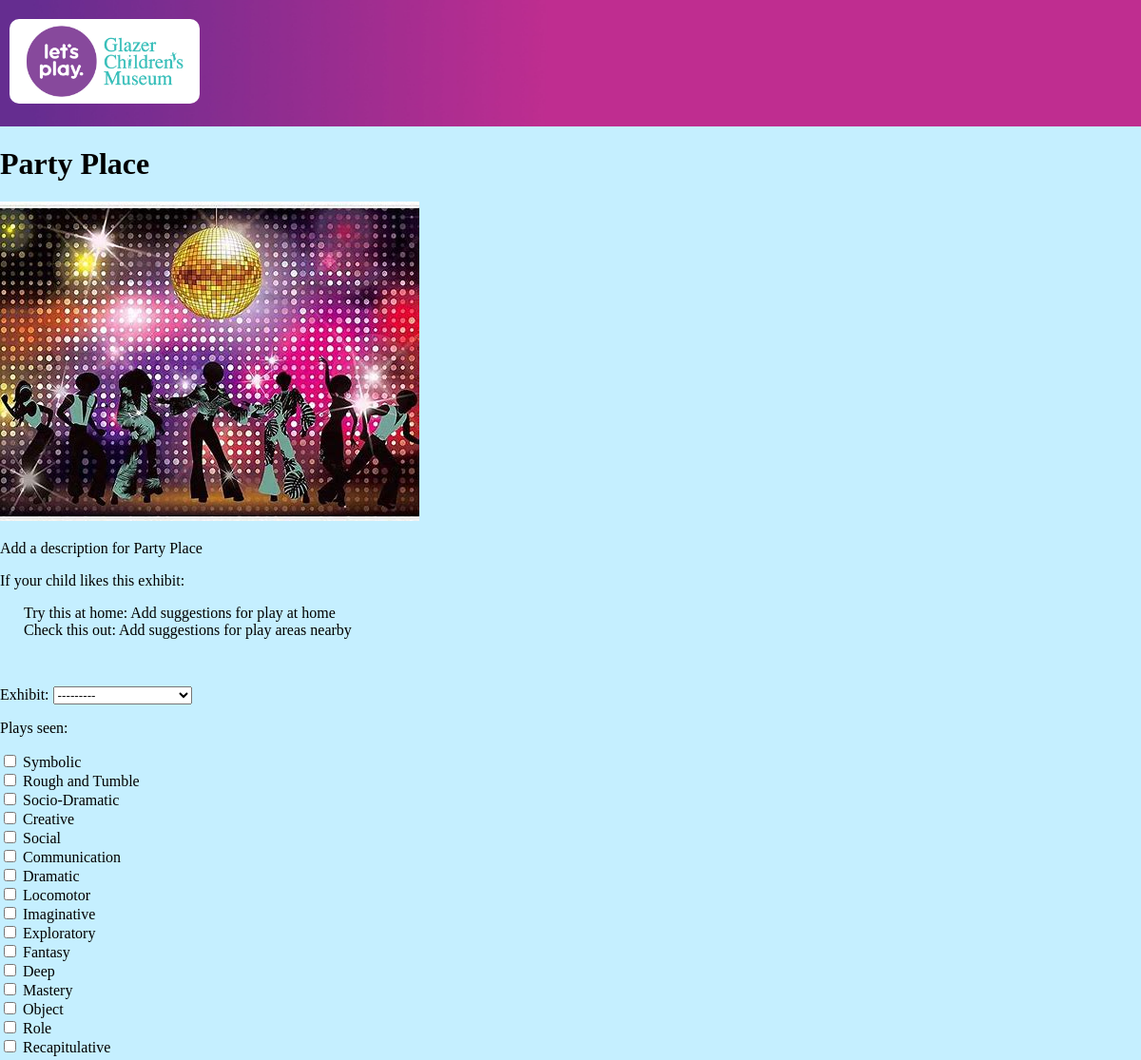
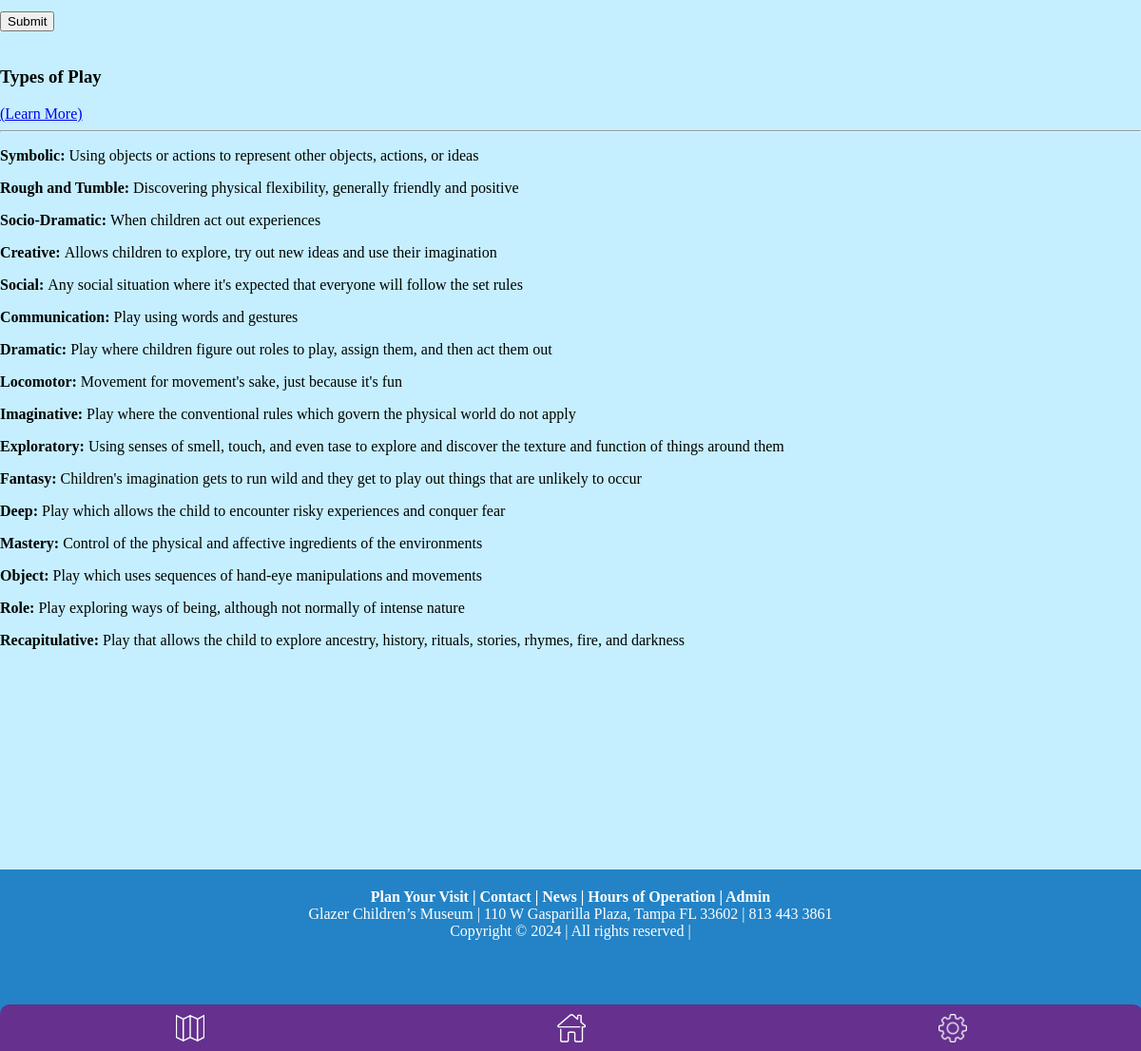
The page /exhibit/22/ on the database its author committed (2 pictures, top to bottom).
### core/models.py (models this page shows)
class Exhibit(models.Model):
    name = models.CharField(max_length=200)
    description = models.TextField()
    img = models.ImageField()
    home_sugg = models.TextField()
    outdoor_sugg = models.TextField()
    updated = models.DateTimeField(auto_now=True)
    created = models.DateTimeField(auto_now_add=True)
    class Meta:
        ordering = ['-updated', '-created']
    def __str__(self):
        return self.name

class Play(models.Model):
    name = models.CharField(max_length=200)
    description = models.TextField(null=True, blank=True)
    updated = models.DateTimeField(auto_now=True)
    created = models.DateTimeField(auto_now_add=True)
    def __str__(self):
        return self.name

### core/views.py (the view)
# urls.py: path('exhibit/<str:pk>/', views.exhibit, name="exhibit"),
def exhibit(request, pk):
    exhibit = Exhibit.objects.get(id=pk)
    form = DataForm()
    play = Play.objects.all()  # Assuming you want to list all play types in the form
    if request.method == 'POST':
        form = DataForm(request.POST)
        if form.is_valid():
            form.save()
            return redirect('exhibit', pk=pk)  # Redirect to the same page to show a success message or similar
    context = {'exhibit': exhibit, 'form': form, 'play': play}
    return render(request, 'core/exhibit.html', context)

### core/forms.py
class DataForm(ModelForm):
    class Meta:
        model = Data
        fields = '__all__'
    plays_seen = forms.ModelMultipleChoiceField(
        queryset=Play.objects.all(),
        widget=forms.CheckboxSelectMultiple
    )

### core/templates/core/exhibit.html (shortened to what this page needs)
{% extends 'main.html' %}
{% block content%}
<h1>{{exhibit.name}}</h1>
<img src="{{ exhibit.img.url }}" style="max-width: 100%; max-height: 500px; height: auto;">
<p>{{exhibit.description}}</p>
<p>If your child likes this exhibit:</p>
<p style="margin-left: 25px;">
    Try this at home: {{exhibit.home_sugg}}
    <br>
    Check this out: {{exhibit.outdoor_sugg}}
</p>
<br />
<div>
    <form method="POST" action="{% url 'send-data' %}">
        {{form.as_p}}
        <input type="submit" value="Submit" />
    </form>
</div>
<br />
<div>
    <h3>Types of Play</h3> <a href="{% url 'play-info' %}">(Learn More)</a>
    <hr>
    {% for play in play %}
        <div>
            <p><b>{{play.name}}: </b>{{play.description}}</p>
    {% endfor %}
</div>
{% endblock content %}

### static/css/main.css (style rules this page uses)
body { margin: 0; background: #c5efff; }

### rows shown on the page
Exhibit: name "Party Place", img (picture), description "Add a description for Party Place", home_sugg "Add suggestions for play at home", outdoor_sugg "Add suggestions for play areas nearby"
Play: name "Symbolic", description "Using objects or actions to represent other objects, actions, or ideas"
Play: name "Rough and Tumble", description "Discovering physical flexibility, generally friendly and positive"
Play: name "Socio-Dramatic", description "When children act out experiences"
Play: name "Creative", description "Allows children to explore, try out new ideas and use their imagination"
Play: name "Social", description "Any social situation where it's expected that everyone will follow the set rules"
Play: name "Communication", description "Play using words and gestures"
Play: name "Dramatic", description "Play where children figure out roles to play, assign them, and then act them out"
Play: name "Locomotor", description "Movement for movement's sake, just because it's fun"
Play: name "Imaginative", description "Play where the conventional rules which govern the physical world do not apply"
Play: name "Exploratory", description "Using senses of smell, touch, and even tase to explore and discover the texture and function of things around them"
Play: name "Fantasy", description "Children's imagination gets to run wild and they get to play out things that are unlikely to occur"
Play: name "Deep", description "Play which allows the child to encounter risky experiences and conquer fear"
Play: name "Mastery", description "Control of the physical and affective ingredients of the environments"
Play: name "Object", description "Play which uses sequences of hand-eye manipulations and movements"
Play: name "Role", description "Play exploring ways of being, although not normally of intense nature"
Play: name "Recapitulative", description "Play that allows the child to explore ancestry, history, rituals, stories, rhymes, fire, and darkness"
